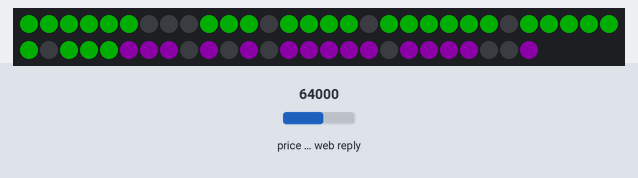
The program below on a simulated Raspberry Pi (BCM pin numbers). Parts: 56 RGB LEDs in strip order, left to right, continuing on the next row. The inputs (shaded band) are chosen by the test bench; at power-on: price in the web reply 64000. Dim RGB values are drawn brighter than linear; requests to the public web service named in the program get a made-up reply in its usual format after 0.4 s (London, UTC, broken clouds, 64 % humidity, 1013 hPa unless stated).

Above: at 0.96 s.
1.3 s: price in the web reply set to 21580
At 13.9 s:
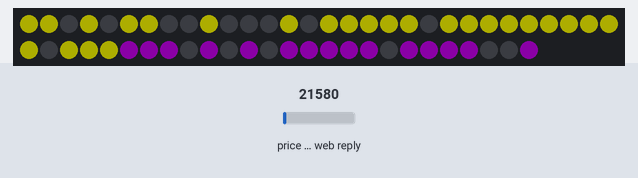
14.7 s: price in the web reply set to 39750
At 25.3 s:
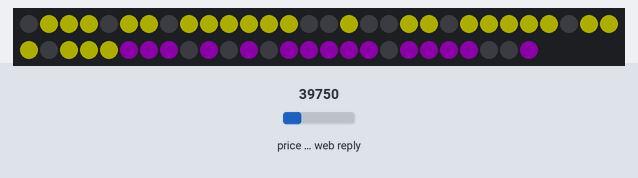
25.5 s: price in the web reply set to 59500
At 37.8 s:
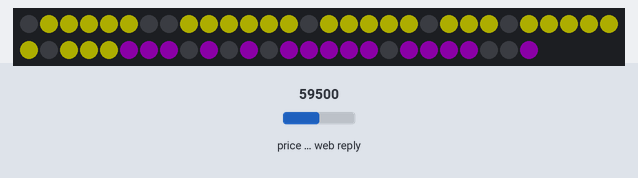
Timing chart, 0 to 39.3 s (numbered marks = the images above; inputs shaded):
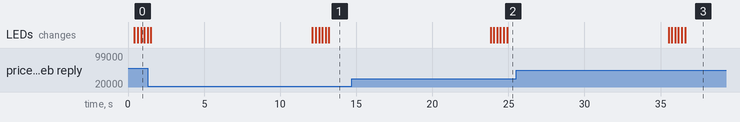

The program:

bitcoin-ticker.py
```python
import time
import datetime
import math
import json
import urllib2

from neopixel import *

NEOSEGMENT_COUNT = 8

# LED strip configuration:
LED_COUNT      = 7 * NEOSEGMENT_COUNT  # Number of LED pixels.
LED_PIN        = 18      # GPIO pin connected to the pixels (18 uses PWM!).
LED_FREQ_HZ    = 800000  # LED signal frequency in hertz (usually 800khz)
LED_DMA        = 5       # DMA channel to use for generating signal (try 5)
LED_BRIGHTNESS = 50     # Set to 0 for darkest and 255 for brightest
LED_INVERT     = False   # True to invert the signal (when using NPN transistor level shift)
LED_CHANNEL    = 0       # set to '1' for GPIOs 13, 19, 41, 45 or 53
LED_STRIP 	   = 0x00081000

_digitMapping = (
	[1,1,1,0,1,1,1],
	[0,0,1,0,0,0,1],
	[1,1,0,1,0,1,1],
	[0,1,1,1,0,1,1],
	[0,0,1,1,1,0,1],
	[0,1,1,1,1,1,0],
	[1,1,1,1,1,1,0],
	[0,0,1,0,0,1,1],
	[1,1,1,1,1,1,1],
	[0,1,1,1,1,1,1]
)

_letterMapping = {
	'a' : [1,0,1,1,1,1,1],
	'u' : [1,1,1,0,1,0,1],
	's' : [0,1,1,1,1,1,0],
	'd' : [1,1,1,4,0,0,1]
}

rArray = [0] * LED_COUNT
gArray = [0] * LED_COUNT
bArray = [0] * LED_COUNT

bitcoin_price_URL = "https://api.coinbase.com/v2/prices/BTC-USD/spot"

# Main program logic follows:
if __name__ == '__main__':
    # Create NeoPixel object with appropriate configuration.
	strip = Adafruit_NeoPixel(LED_COUNT, LED_PIN, LED_FREQ_HZ, LED_DMA, LED_INVERT, LED_BRIGHTNESS, LED_CHANNEL, LED_STRIP)
    # Intialize the library (must be called once before other functions).
	strip.begin()

	def wheel(pos):
		"""Generate rainbow colors across 0-255 positions."""
		if pos < 85:
			return Color(pos * 3, 255 - pos * 3, 0)
		elif pos < 170:
			pos -= 85
			return Color(255 - pos * 3, 0, pos * 3)
		else:
			pos -= 170
			return Color(0, pos * 3, 255 - pos * 3)

	def clearAll():
		for i in range(0, strip.numPixels(), 1):
			strip.setPixelColor(i, Color(0, 0, 0))
		strip.show()

	def setSegment(index, segment, rColor, bColor, gColor):
		segm = 7 * index + segment
		rArray[segm] = rColor
		gArray[segm] = bColor
		bArray[segm] = gColor
		strip.setPixelColor(segm, Color(rArray[segm], gArray[segm], bArray[segm]))
		strip.show()

	def setSegment(index, segment, color):
		segm = 7 * index + segment
		rArray[segm] = color >> 16
		gArray[segm] = color >> 8
		bArray[segm] = color
		strip.setPixelColor(segm, Color(rArray[segm], gArray[segm], bArray[segm]))
		strip.show()

	def setDigit(index, number, color):
		if (number < 0) or (number > 9):
			return
		for segm in range(7 * index, 7 * index + 7, 1):
			rArray[segm] = 0
			gArray[segm] = 0
			bArray[segm] = 0

			if (_digitMapping[number][segm % 7]):
				rArray[segm] = color >> 16
				gArray[segm] = color >> 8
				bArray[segm] = color

			strip.setPixelColor(segm, Color(rArray[segm], gArray[segm], bArray[segm]))

		strip.show()


	def clearDigit(index):
		for segm in range(7 * index, 7 * index + 7, 1):
			rArray[segm] = 0
			gArray[segm] = 0
			bArray[segm] = 0

			strip.setPixelColor(segm, Color(rArray[segm], gArray[segm], bArray[segm]))

		strip.show()


	def writeNumber(start_index, max_length, number, color, justify = "right"):
		num_str = str(number)
		num_length = len(num_str)
		padding_length = max_length - num_length

		if (num_length > max_length or (start_index + max_length) > NEOSEGMENT_COUNT ):
			print 'Cannot Display Digits here'
			return

		pos = (padding_length) if (justify == "right") else 0

		for character_index, character in enumerate(num_str):
			digit = int(character)
			if (digit < 0 or digit > 9):
				return
			setDigit(start_index + character_index + pos, digit, color)

		if (padding_length > 0):
			for padding_index in xrange(padding_length):
				if (justify == "right"):
					clearDigit(start_index + padding_index)
				else:
					clearDigit(start_index + num_length + padding_index)

	def setLetter(index, letter, color):
		if (letter not in _letterMapping):
			return
		for segm in range(7 * index, 7 * index + 7, 1):
			rArray[segm] = 0
			gArray[segm] = 0
			bArray[segm] = 0

			if (_letterMapping[letter][segm % 7]):
				rArray[segm] = color >> 16
				gArray[segm] = color >> 8
				bArray[segm] = color

			strip.setPixelColor(segm, Color(rArray[segm], gArray[segm], bArray[segm]))

		strip.show()

	def retrieve_btc_price():
		btc_price = 0
		try:
			response = json.loads(urllib2.urlopen(bitcoin_price_URL).read())
			btc_price = int(round(float(response['data']['amount'])))
		except Exception as e:
			print ("Unable to connect to Bitcoin Price URL")
		return btc_price

	def display_bitcoin_price(current_bitcoin_price, letter_color, number_color):
		writeNumber(0, 5, current_bitcoin_price, number_color)
		setLetter(5, 'u', letter_color)
		setLetter(6, 's', letter_color)
		setLetter(7, 'd', letter_color)

	def flash_bitcoin_price(old_bitcoin_price, current_bitcoin_price):
		if (old_bitcoin_price == current_bitcoin_price):
			display_bitcoin_price(current_bitcoin_price, 0xAF00CE, 0xFFFF00 )
		else:
			if (current_bitcoin_price > old_bitcoin_price):
				display_bitcoin_price(current_bitcoin_price, 0xAF00CE, 0x00FF00 )
				time.sleep(0.2)
				display_bitcoin_price(current_bitcoin_price, 0xAF00CE, 0xFFFF00 )
				time.sleep(0.2)
				display_bitcoin_price(current_bitcoin_price, 0xAF00CE, 0x00FF00 )
				time.sleep(0.2)
				display_bitcoin_price(current_bitcoin_price, 0xAF00CE, 0xFFFF00 )
				time.sleep(0.2)
				display_bitcoin_price(current_bitcoin_price, 0xAF00CE, 0x00FF00 )
				time.sleep(0.2)
				display_bitcoin_price(current_bitcoin_price, 0xAF00CE, 0xFFFF00 )
				time.sleep(0.2)
			else:
				display_bitcoin_price(current_bitcoin_price, 0xAF00CE, 0xFF0000 )
				time.sleep(0.2)
				display_bitcoin_price(current_bitcoin_price, 0xAF00CE, 0xFFFF00 )
				time.sleep(0.2)
				display_bitcoin_price(current_bitcoin_price, 0xAF00CE, 0xFF0000 )
				time.sleep(0.2)
				display_bitcoin_price(current_bitcoin_price, 0xAF00CE, 0xFFFF00 )
				time.sleep(0.2)
				display_bitcoin_price(current_bitcoin_price, 0xAF00CE, 0xFF0000 )
				time.sleep(0.2)
				display_bitcoin_price(current_bitcoin_price, 0xAF00CE, 0xFFFF00 )
				time.sleep(0.2)

	clearAll()
	current_bitcoin_price = 0

	while True:
		old_bitcoin_price = current_bitcoin_price
		current_bitcoin_price = retrieve_btc_price()

		flash_bitcoin_price(old_bitcoin_price, current_bitcoin_price)

		time.sleep(10)
```

Measured:
- after the input at 1.3 s, the LEDs: first differ from a run without the input after 10.8 s (image 1 shows a later state)
- after the input at 14.7 s, the LEDs: first change after 9.1 s (image 2 shows a later state)
- after the input at 25.5 s, the LEDs: first change after 10.0 s (image 3 shows a later state)
